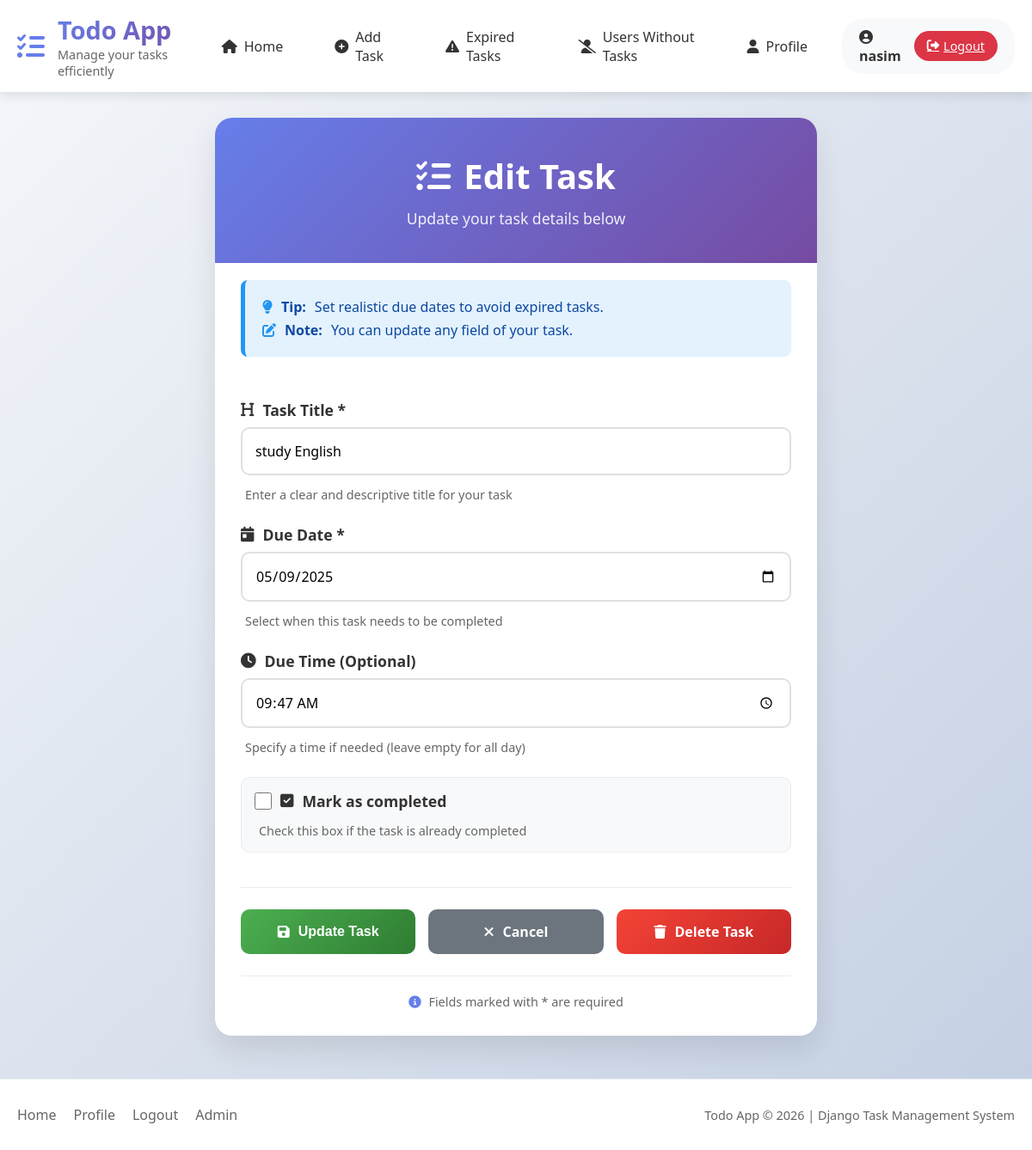
Page /tasks/9/edit/ (signed in) on the committed database.
### todo/models.py (models this page shows, shortened)
class Task(models.Model):
    user = models.ForeignKey(User, on_delete=models.CASCADE, related_name='tasks', null=True, blank=True)
    title = models.CharField(max_length=200)
    due_date = models.DateTimeField()
    due_time = models.TimeField(null=True, blank=True)
    done = models.BooleanField(default=False)
    objects = TaskManager()
    class Meta:
        ordering = ['due_date']

### todo/views.py (the view, shortened to what this page needs)
# urls.py: path('tasks/<int:pk>/edit/', TaskUpdateView.as_view(), name='task_edit'),
class TaskUpdateView(LoginRequiredMixin, UpdateView):
    model = Task
    form_class = TaskForm
    template_name = 'todo/task_form.html'
    def get_queryset(self):
        if hasattr(self.request.user, 'tasks'):
            return self.request.user.tasks.all()
        return Task.objects.none()
    def get_context_data(self, **kwargs):
        context = super().get_context_data(**kwargs)
        context['form_title'] = 'Edit Task'
        context['submit_text'] = 'Update Task'
        context['cancel_url'] = reverse_lazy('todo:task_detail', kwargs={'pk': self.object.pk})
        return context

### todo/forms.py
class TaskForm(forms.ModelForm):
    class Meta:
        model = Task
        fields = ['title', 'due_date', 'due_time', 'done']
        widgets = {
            'title': forms.TextInput(attrs={
                'class': 'form-control',
                'placeholder': 'Task title'
            }),
            'due_date': forms.DateInput(attrs={
                'type': 'date',
                'class': 'form-control'
            }),
            'due_time': forms.TimeInput(attrs={
                'type': 'time',
                'class': 'form-control'
            }),
            'done': forms.CheckboxInput(attrs={
                'class': 'form-check-input'
            }),
        }

### todo/models.py (called while the page is built)
    def get_queryset(self):
        return TaskQuerySet(self.model, using=self._db)

### todo/templates/todo/task_form.html (shortened to what this page needs)
{% extends 'todo/base.html' %}
{% block content %}
<div class="form-container">
    <div class="form-header">
        <h1><i class="fas fa-tasks"></i> {{ form_title|default:"Task Form" }}</h1>
        <p class="form-subtitle">
            {% if form_title == "Edit Task" %}
            Update your task details below
            {% else %}
            Create a new task by filling out the form below
            {% endif %}
        </p>
    </div>
    {% if not messages %}
    <div class="form-tips">
        <div class="tip">
            <i class="fas fa-lightbulb"></i>
            <strong>Tip:</strong> Set realistic due dates to avoid expired tasks.
        </div>
        {% if form_title == "Edit Task" %}
        <div class="tip">
            <i class="fas fa-edit"></i>
            <strong>Note:</strong> You can update any field of your task.
        </div>
        {% endif %}
    </div>
    {% endif %}
    <form method="post" class="task-form" novalidate>
        <div class="form-fields">
            <div class="form-group">
                <label for="id_title">
                    <i class="fas fa-heading"></i> Task Title *
                </label>
                {{ form.title }}
                <div class="form-help">
                    Enter a clear and descriptive title for your task
                </div>
            </div>
            <div class="form-group">
                <label for="id_due_date">
                    <i class="fas fa-calendar-day"></i> Due Date *
                </label>
                {{ form.due_date }}
                <div class="form-help">
                    Select when this task needs to be completed
                </div>
            </div>
            <div class="form-group">
                <label for="id_due_time">
                    <i class="fas fa-clock"></i> Due Time (Optional)
                </label>
                {{ form.due_time }}
                <div class="form-help">
                    Specify a time if needed (leave empty for all day)
                </div>
            </div>
            <div class="form-group checkbox-group">
                <div class="checkbox-wrapper">
                    {{ form.done }}
                    <label for="id_done" class="checkbox-label">
                        <i class="fas fa-check-square"></i>
                        Mark as completed
                    </label>
                </div>
                <div class="form-help">
                    Check this box if the task is already completed
                </div>
            </div>
        </div>
        <div class="form-actions">
            <button type="submit" class="btn btn-submit">
                <i class="fas fa-save"></i> {{ submit_text|default:"Save Task" }}
            </button>
            <a href="{{ cancel_url|default:'/tasks/' }}" class="btn btn-cancel">
                <i class="fas fa-times"></i> Cancel
            </a>
            {% if form_title == "Edit Task" %}
            <a href="{% url 'todo:task_delete' object.pk %}" class="btn btn-danger">
                <i class="fas fa-trash"></i> Delete Task
            </a>
            {% endif %}
        </div>
        <div class="form-footer">
            <p><i class="fas fa-info-circle"></i> Fields marked with * are required</p>
        </div>
    </form>
</div>
{% endblock %}

### todo/templates/todo/base.html (shortened to what this page needs)
{% load static %}
<!DOCTYPE html>
<html lang="en">
<head>
    <link rel="stylesheet" href="https://cdnjs.cloudflare.com/ajax/libs/font-awesome/6.4.0/css/all.min.css">
</head>
<body>
    <header>
        <div class="container">
            <nav class="navbar">
                <a href="{% url 'todo:task_list' %}" class="logo">
                    <div class="logo-icon">
                        <i class="fas fa-tasks"></i>
                    </div>
                    <div class="logo-text">
                        <h1>Todo App</h1>
                        <p>Manage your tasks efficiently</p>
                    </div>
                </a>
                <div class="nav-links">
                    {% if user.is_authenticated %}
                        <a href="{% url 'todo:task_list' %}" class="nav-link {% if request.resolver_match.url_name == 'task_list' %}active{% endif %}">
                            <i class="fas fa-home"></i> Home
                        </a>
                        <a href="{% url 'todo:task_create' %}" class="nav-link {% if request.resolver_match.url_name == 'task_create' %}active{% endif %}">
                            <i class="fas fa-plus-circle"></i> Add Task
                        </a>
                        <a href="{% url 'todo:expired_tasks_list' %}" class="nav-link {% if request.resolver_match.url_name == 'expired_tasks_list' %}active{% endif %}">
                            <i class="fas fa-exclamation-triangle"></i> Expired Tasks
                        </a>
                        <a href="{% url 'todo:users_without_tasks' %}" class="nav-link {% if request.resolver_match.url_name == 'users_without_tasks' %}active{% endif %}">
                            <i class="fas fa-user-slash"></i> Users Without Tasks
                        </a>
                        <a href="{% url 'todo:profile' %}" class="nav-link {% if request.resolver_match.url_name == 'profile' %}active{% endif %}">
                            <i class="fas fa-user"></i> Profile
                        </a>
                        <div class="user-info">
                            <span class="username">
                                <i class="fas fa-user-circle"></i> {{ user.username }}
                            </span>
                            <a href="{% url 'todo:logout' %}" class="logout-btn">
                                <i class="fas fa-sign-out-alt"></i> Logout
                            </a>
                        </div>
                    {% endif %}
                </div>
            </nav>
        </div>
    </header>
    <main class="container">
        {% block content %}
        {% endblock %}
    </main>
    <footer>
        <div class="container">
            <div class="footer-content">
                <div class="footer-links">
                    <a href="{% url 'todo:task_list' %}">Home</a>
                    {% if user.is_authenticated %}
                    <a href="{% url 'todo:profile' %}">Profile</a>
                    <a href="{% url 'todo:logout' %}">Logout</a>
                    {% else %}
                    <a href="{% url 'todo:login' %}">Login</a>
                    <a href="{% url 'todo:register' %}">Register</a>
                    {% endif %}
                    <a href="/admin/" target="_blank">Admin</a>
                </div>
                <div class="copyright">
                    <p>Todo App &copy; {% now "Y" %} | Django Task Management System</p>
                </div>
            </div>
        </div>
    </footer>
</body>
</html>

### todo/templates/todo/base.html (style rules this page uses)
* { margin: 0; padding: 0; box-sizing: border-box; }
body { font-family: 'Segoe UI', Tahoma, Geneva, Verdana, sans-serif; background: linear-gradient(135deg, #f5f7fa 0%, #c3cfe2 100%); min-height: 100vh; }
.container { max-width: 1400px; margin: 0 auto; padding: 0 20px; }
header { background: white; box-shadow: 0 4px 12px rgba(0,0,0,0.1); position: sticky; top: 0; z-index: 1000; }
.navbar { display: flex; justify-content: space-between; align-items: center; padding: 15px 0; }
.logo { display: flex; align-items: center; gap: 15px; text-decoration: none; color: #333; }
.logo-icon { font-size: 2rem; color: #667eea; }
.logo-text h1 { font-size: 1.8rem; font-weight: 700; background: linear-gradient(135deg, #667eea 0%, #764ba2 100%); -webkit-background-clip: text; -webkit-text-fill-color: transparent; }
.logo-text p { font-size: 0.9rem; color: #666; }
.nav-links { display: flex; gap: 20px; align-items: center; }
.nav-link { text-decoration: none; color: #333; padding: 10px 20px; border-radius: 25px; font-weight: 500; transition: all 0.3s ease; display: flex; align-items: center; gap: 8px; }
.user-info { display: flex; align-items: center; gap: 15px; padding: 10px 20px; background: #f8f9fa; border-radius: 25px; }
.username { font-weight: 600; color: #333; }
.logout-btn { background: #dc3545; color: white; border: none; padding: 8px 15px; border-radius: 20px; cursor: pointer; display: flex; align-items: center; gap: 5px; font-size: 0.9rem; }
.btn { padding: 10px 25px; border-radius: 25px; text-decoration: none; font-weight: 500; transition: all 0.3s ease; display: inline-flex; align-items: center; gap: 8px; }
main { padding: 30px 0; min-height: calc(100vh - 200px); }
footer { background: white; padding: 30px 0; margin-top: 50px; border-top: 1px solid #e9ecef; }
.footer-content { display: flex; justify-content: space-between; align-items: center; flex-wrap: wrap; gap: 20px; }
.footer-links { display: flex; gap: 20px; }
.footer-links a { color: #666; text-decoration: none; }
.copyright { color: #666; font-size: 0.9rem; }

### todo/templates/todo/task_form.html (style rules this page uses)
.form-container { max-width: 700px; margin: 30px auto; background: white; border-radius: 20px; box-shadow: 0 15px 35px rgba(0,0,0,0.1); overflow: hidden; }
.form-header { background: linear-gradient(135deg, #667eea 0%, #764ba2 100%); color: white; padding: 40px; text-align: center; }
.form-header h1 { font-size: 2.5rem; margin-bottom: 10px; display: flex; align-items: center; justify-content: center; gap: 15px; }
.form-subtitle { font-size: 1.1rem; opacity: 0.9; margin-top: 10px; }
.form-tips { background: #e3f2fd; border-left: 5px solid #2196F3; margin: 20px 30px; padding: 15px 20px; border-radius: 8px; }
.tip { display: flex; align-items: center; gap: 10px; color: #0d47a1; margin: 5px 0; }
.tip i { color: #2196F3; }
.task-form { padding: 30px; }
.form-fields { display: flex; flex-direction: column; gap: 25px; }
.form-group { display: flex; flex-direction: column; gap: 8px; }
.form-group label { font-weight: 600; color: #333; font-size: 1.1rem; display: flex; align-items: center; gap: 10px; }
.form-group input, .form-group select, .form-group textarea { padding: 15px; border: 2px solid #e0e0e0; border-radius: 10px; font-size: 16px; transition: all 0.3s ease; font-family: inherit; }
.form-help { color: #666; font-size: 0.9rem; margin-top: 5px; padding-left: 5px; }
.checkbox-group { padding: 15px; background: #f8f9fa; border-radius: 10px; border: 1px solid #e9ecef; }
.checkbox-wrapper { display: flex; align-items: center; gap: 10px; }
.checkbox-wrapper input[type="checkbox"] { width: 20px; height: 20px; margin: 0; }
.checkbox-label { cursor: pointer; font-weight: normal; margin: 0; }
.form-actions { display: flex; gap: 15px; margin-top: 40px; padding-top: 25px; border-top: 1px solid #e9ecef; flex-wrap: wrap; }
.btn { padding: 15px 30px; border-radius: 10px; font-weight: 600; font-size: 16px; cursor: pointer; border: none; transition: all 0.3s ease; text-decoration: none; display: inline-flex; align-items: center; justify-content: center; gap: 10px; flex: 1; min-width: 150px; }
.btn-submit { background: linear-gradient(135deg, #4CAF50 0%, #2E7D32 100%); color: white; }
.btn-cancel { background: #6c757d; color: white; }
.btn-danger { background: linear-gradient(135deg, #f44336 0%, #c62828 100%); color: white; }
.form-footer { margin-top: 25px; padding-top: 20px; border-top: 1px solid #e9ecef; text-align: center; color: #666; font-size: 0.9rem; }
.form-footer i { color: #667eea; margin-right: 5px; }

### rows in the picture
Task: title "study English", due_date "05/09/2025", due_time "09:47:00"

### other values in the picture
{{ user.username }} "nasim"
{{ submit_text|default:"Save Task" }} "Update Task"
